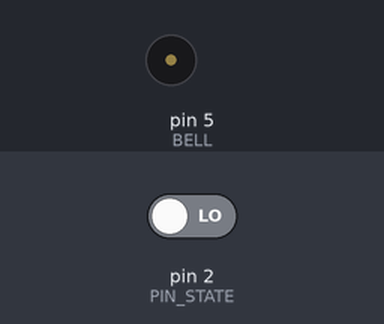
This sketch was run on a simulated Arduino Uno, built with avr-gcc and run on an emulated ATmega328P. Parts: buzzer (waves = sounding). The inputs (shaded band) are chosen by the test bench; at power-on: pin 2 (PIN_STATE) LOW.

Above: at 1.2 s.
1.3 s: pin 2 (PIN_STATE) driven HIGH
At 1.47 s:
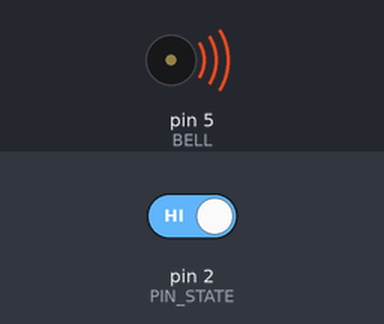
Timing chart, 0 to 2.9 s (numbered marks = the images above; inputs shaded):
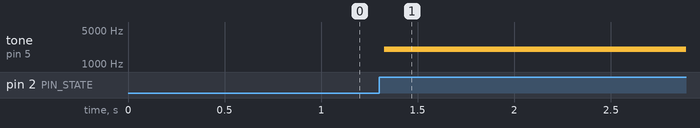

Measured:
- after the input at 1.3 s, tone on pin 5 (BELL): silent → 2017 Hz at once

The sketch:

SunsetBuzzer.ino
```cpp
// Pin where the buzzer is connected
const int BELL = 5;
const int PIN_STATE = 2;
// Light detector state
int DETstate = 0;
// Tone variables
float sinVal;
int toneVal;
void setup()
{
  pinMode(BELL, OUTPUT);
  Serial.begin(9600);
}

void loop()
{
  DETstate = digitalRead(PIN_STATE);
  if (DETstate == HIGH){
    for (int x=0; x<180; x++) {
      // convert degrees to radians then obtain sin value
      sinVal = (sin(x*(3.1412/180)));
      // generate a frequency from the sin value
      toneVal = 2000+(int(sinVal*1000));
      tone(BELL, toneVal);

    }
    delay(10);
    noTone(BELL);
    //analogWrite(BELL, 0);
  }


}
```
